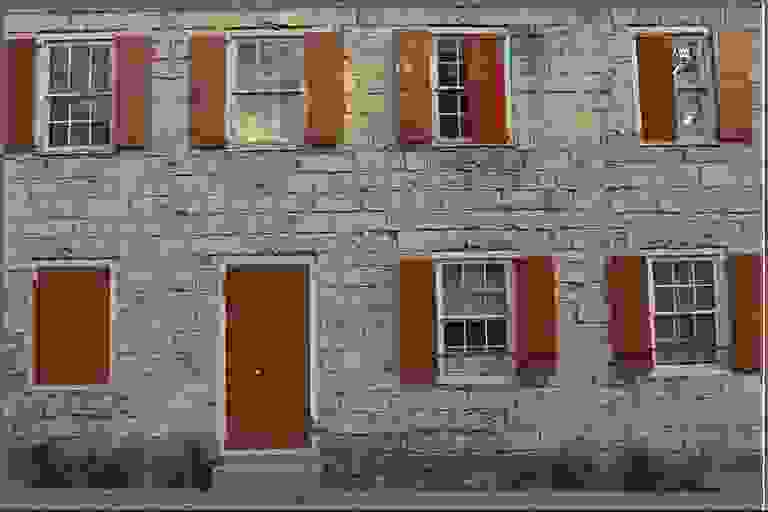
#> input picture sphota/presentation/assets/kodak_jpeg_q1.png, 768 x 512 px, given in place of kodim01.png, which was not available
$ python make_images.py
#> lines starting #> are read from the running program, lines starting #| are printed output that depends on the picture
"""Makes the images used by build_deck_visual.py in presentation/assets/.
Real project material: Kodak photos through the project's JPEG baseline, the Step 3/4 RD figure, and the forward
noising of the project's own diffusion schedule. Plus an illustrated (not real) Malleshwaram scene.
Run with the project venv: python presentation/make_images.py"""
import io
import random
import sys
from pathlib import Path

from PIL import Image, ImageDraw, ImageFilter, ImageFont

ROOT = Path(__file__).resolve().parents[1]
sys.path.insert(0, str(ROOT))
A = Path(__file__).with_name("assets"); A.mkdir(exist_ok=True)
FONT = "C:/Windows/Fonts/arialbd.ttf"

# ── 1. Kodak: original vs JPEG at the smallest quality (the project's own baseline) ──
kodak = Image.open(ROOT / "data/raw/kodak/kodim01.png").convert("RGB")
#> kodak is the input picture: PIL image 768x512 RGB; mean R, G, B 118.1, 107.3, 101.7
kodak.save(A / "kodak_original.png")
buf = io.BytesIO(); kodak.save(buf, "JPEG", quality=1); n1 = buf.tell()
Image.open(io.BytesIO(buf.getvalue())).convert("RGB").save(A / "kodak_jpeg_q1.png")
buf = io.BytesIO(); kodak.save(buf, "JPEG", quality=75); n75 = buf.tell()
bpp1 = n1 * 8 / (kodak.width * kodak.height)
#> bpp1 = 0.191
(A / "numbers.txt").write_text(f"jpeg_q1_bytes={n1}\njpeg_q1_bpp={bpp1:.3f}\njpeg_q75_bytes={n75}\n"
                               f"target_0.05bpp_bytes={kodak.width * kodak.height * 0.05 / 8:.0f}\n")
print("kodak", n1, f"{bpp1:.3f} bpp", n75)
#| kodak 9383 0.191 bpp 17501

# ── 2. RD curve: PSNR panel of the project's Step 3/4 figure ──
fig = Image.open(ROOT / "report/figures/rd_kodak_all.png")
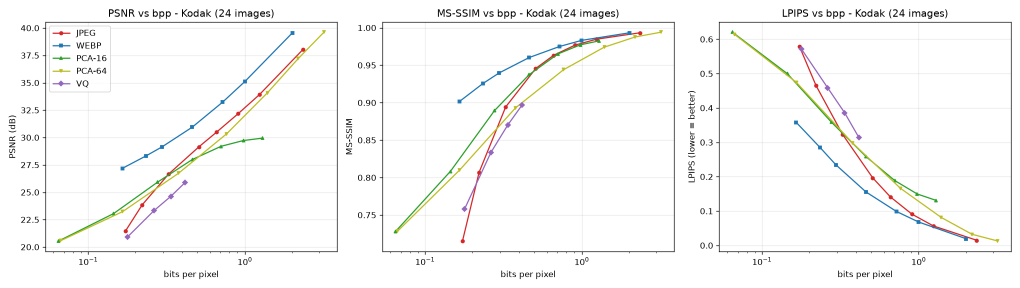
#> input picture sphota/report/figures/rd_kodak_all.png, 2040 x 576 px (shown at 1/2 size)
#> fig is the input picture: PIL image 2040x576 RGBA; mean R, G, B, A 248.2, 248.1, 247.4, 255
w, h = fig.size
#> w = 2040; h = 576
fig.crop((0, 0, int(w * 0.335), h)).save(A / "rd_psnr.png")
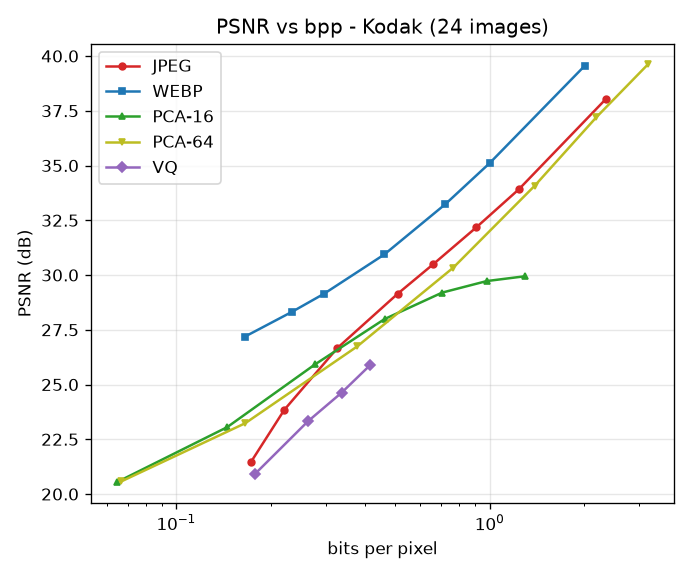
#> saved as rd_psnr.png: PIL image 683x576 RGBA; mean R, G, B, A 247.6, 247.5, 246.7, 255

# ── 3. Diffusion forward process with the project's own schedule ──
import torch  # noqa: E402
from truesight.diffusion.schedule import Schedule  # noqa: E402

crop = kodak.crop((256, 128, 512, 384))
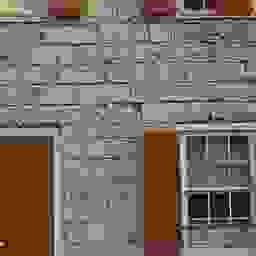
#> crop: PIL image 256x256 RGB; mean R, G, B 119.6, 109.6, 103
#> (the run stopped early here; a loop or call above may not have finished)
